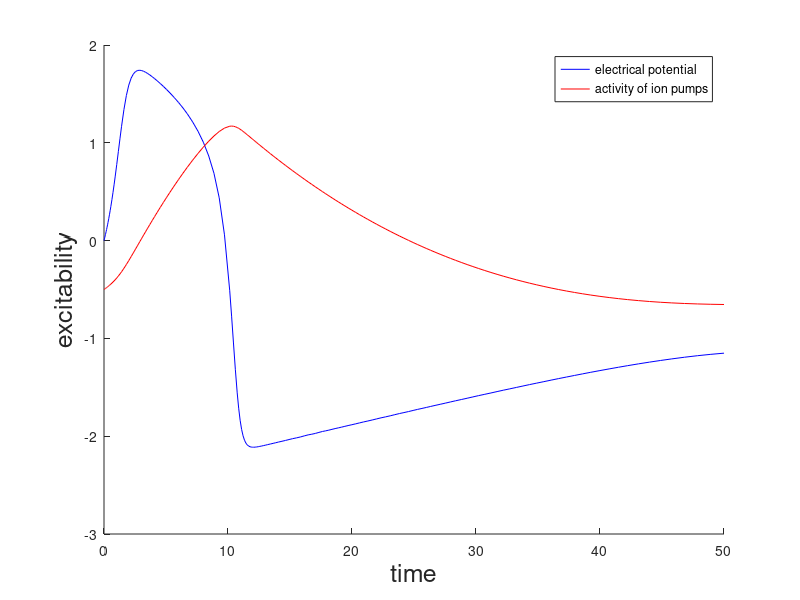
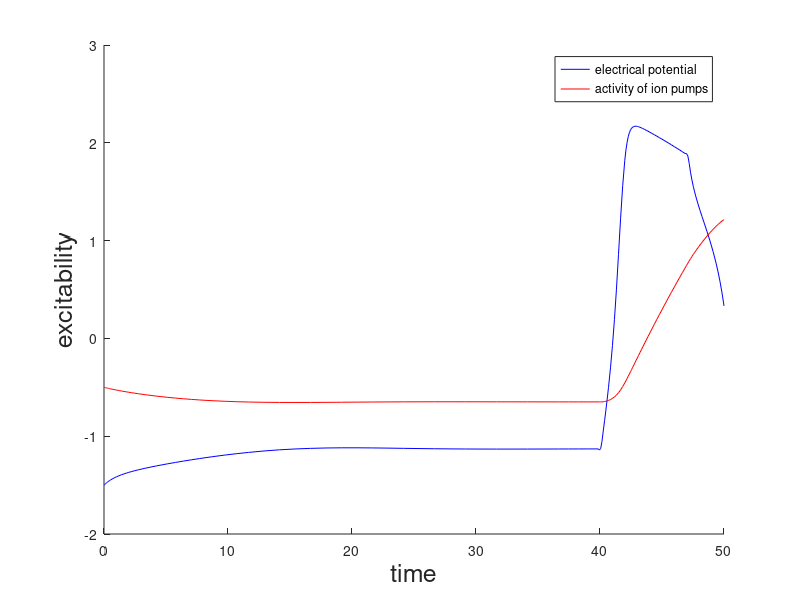

Here is the MATLAB script that generated these plots, in order: (Note: this script raises an error after producing the figures.)
%% section 1-2
% set parameters (birth, death rates)
epsilon = 0.08;
a = 1;
b = 0.2;

% set initial population sizes
v0 = -0.0;
w0 = -0.5;


% write system of odes
dvwdt = @(vw) [vw(1) - ((1 / 3) * (vw(1) ^ 3)) - vw(2);...
                epsilon * (vw(1) + a - (b * vw(2)))];

% solve
[t,vw] = ode45(@(t,x) dvwdt(x),[0 50],[v0;w0]);

% plot
figure; clf; hold on;
plot(t,vw(:,1),'b');
plot(t,vw(:,2),'r');
xlabel('time','FontSize',18);
ylabel('excitability','FontSize',18);
legend('electrical potential','activity of ion pumps');
savefig('2_2.fig');

%% sdection 3
% set parameters (birth, death rates)
epsilon = 0.08;
a = 1;
b = 0.2;

% set initial population sizes
v0 = -1.5;
w0 = -0.5;

I0 = 1.0;
tStart = 40;
tStop = 47;
I =@(t) I0*(t>tStart).*(t<tStop);

% write system of odes
dvwdt = @(t,vw) [vw(1) - ((1 / 3) * (vw(1) ^ 3)) - vw(2) + I(t);...
                epsilon * (vw(1) + a - (b * vw(2)))];

% solve
[t,vw] = ode45(@(t,x) dvwdt(t, x),[0 50],[v0;w0]);

% plot
figure; clf; hold on;
plot(t,vw(:,1),'b');
plot(t,vw(:,2),'r');
xlabel('time','FontSize',18);
ylabel('excitability','FontSize',18);
legend('electrical potential','activity of ion pumps');
savefig('3_1.fig');

%% sdection 4.1
% set parameters (birth, death rates)
epsilon = 0.08;
a = 1;
b = 0.2;
D = 0.9;

% set initial population sizes
v0 = -1.5:0.1:-0.6;
w0 = -0.5:0.1:0.4;
% write system of odes
dvwdt = @(vw) [vw(1:10) - ((1 / 3) * (vw(1:10) .^ 3)) - vw(11:20) + D *...
    (vw([10,1:9]) - 2 * vw(1:10) + vw([2:10,1]));...
    epsilon * (vw(1:10) + a - (b * vw(11:20)))];

% solve
[T, X] = ode45(@(t,x) dvwdt(x),[0 50],[v0;w0]);

% plot
for nt=1:numel(T)
    figure(5); clf; hold on; box on;
    plot(X(nt,1:10));
    set(gca,'ylim', [-2.5,2.5])
    xlabel('Cell');
    ylabel('Voltage');
    drawnow;
end

%% sdection 4.2
% set parameters (birth, death rates)
epsilon = 0.08;
a = 1;
b = 0.2;
D = 0.9;

% set initial population sizes
v0 = -1.5:0.1:-0.6;
w0 = -0.5:0.1:0.4;

I0 = 1.0;
tStart = 40;
tStop = 47;
I =@(t) I0*(t>tStart).*(t<tStop);
I4 = [0; 0; 0; 1; 0; 0; 0; 0; 0; 0];

% write system of odes
dvwdt = @(t, vw) [vw(1:10) - ((1 / 3) * (vw(1:10) .^ 3)) - vw(11:20) + D *...
    (vw([10,1:9]) - 2 * vw(1:10) + vw([2:10,1])) + I4 * I(t);...
    epsilon * (vw(1:10) + a - (b * vw(11:20)))];

% solve
[T, X] = ode45(@(t,x) dvwdt(t, x),[0 50],[v0;w0]);

% plot
for nt=1:numel(T)
    figure(5); clf; hold on; box on;
    plot(X(nt,1:10));
    set(gca,'ylim', [-2.5,2.5])
    xlabel('Cell');
    ylabel('Voltage');
    drawnow;
end
